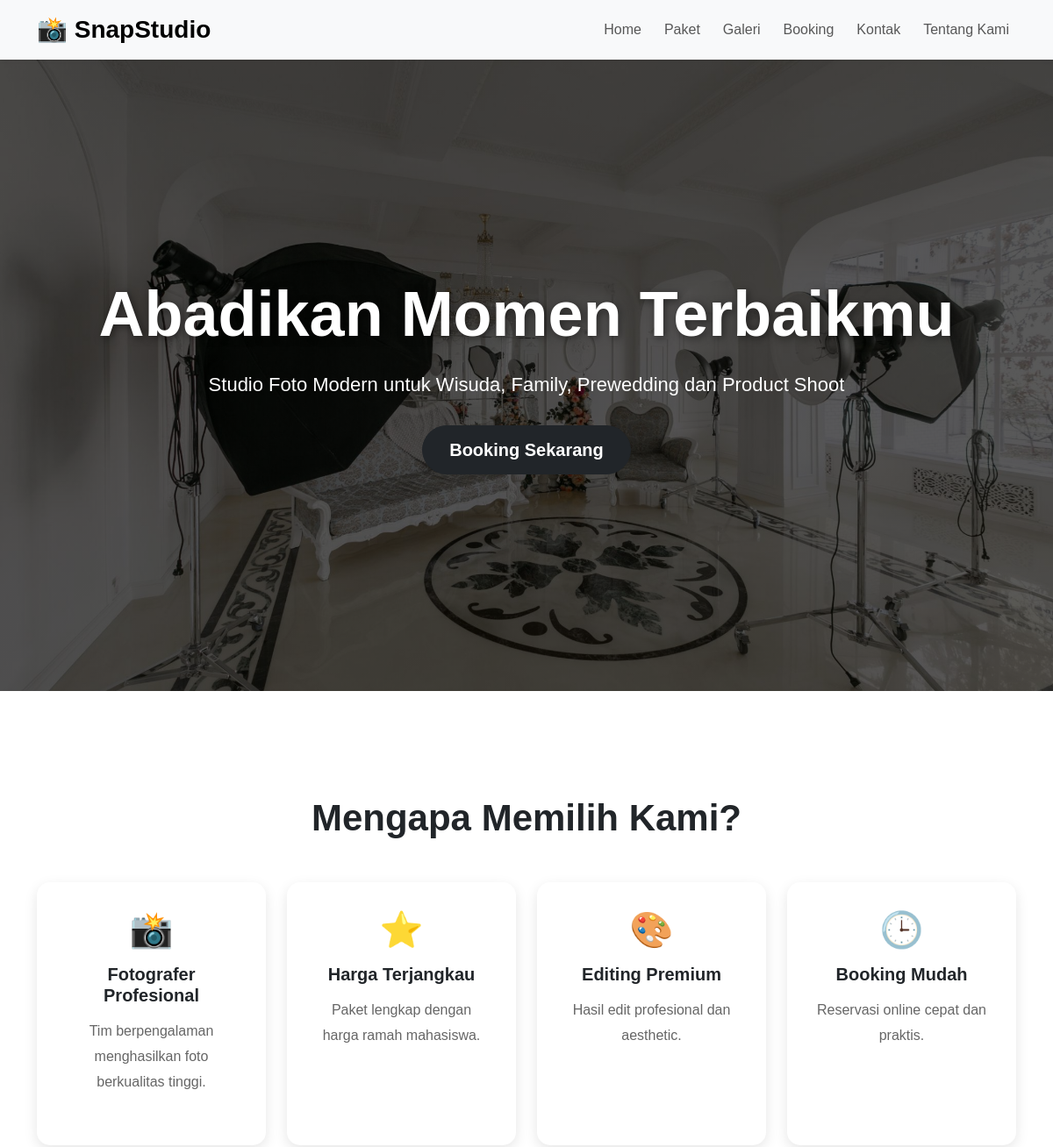
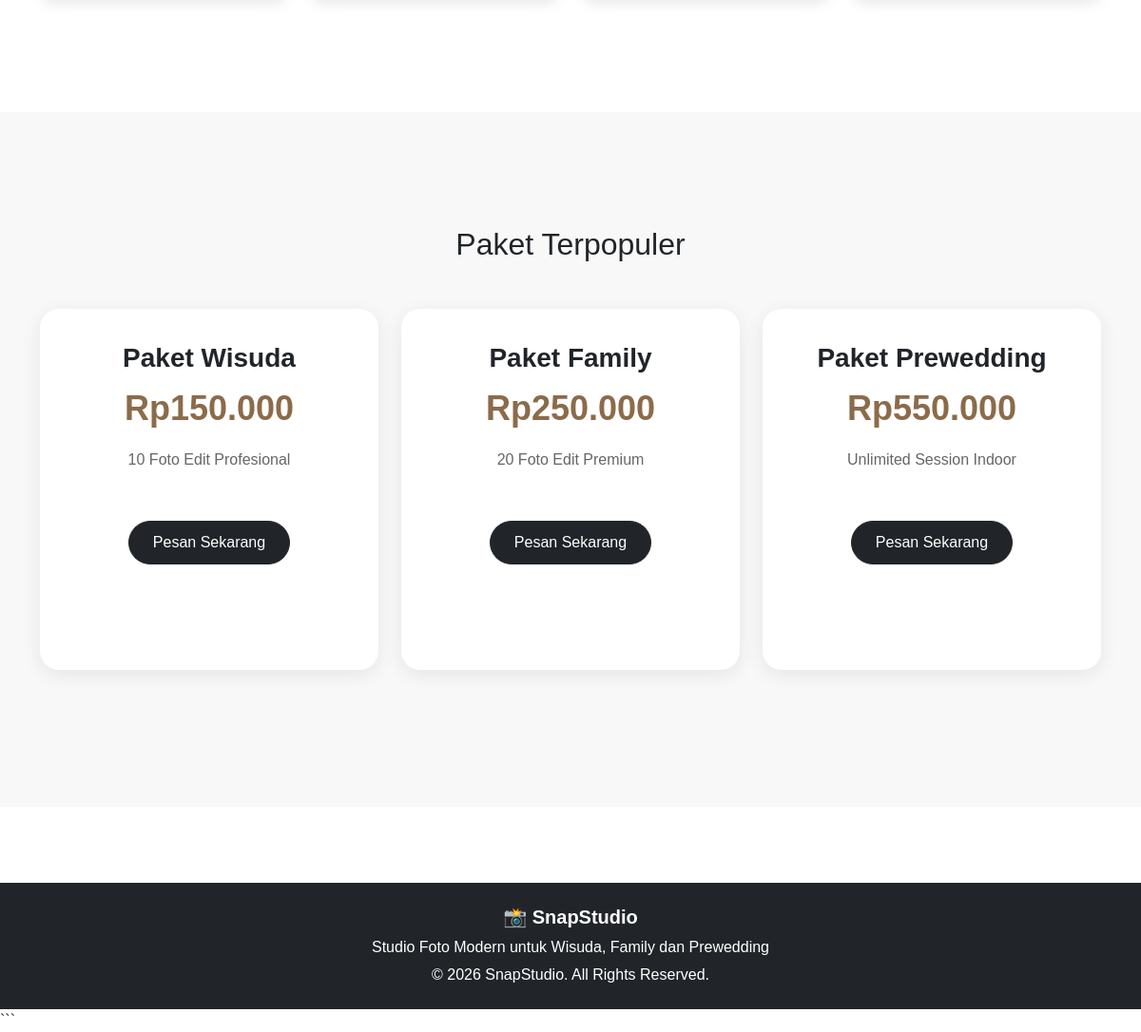
The page / on the database its author committed (2 pictures, top to bottom).
### tables this page shows
CREATE TABLE `paket` (
  `id` int(11) NOT NULL,
  `nama_paket` varchar(100) NOT NULL,
  `harga` varchar(100) NOT NULL,
  `deskripsi` text NOT NULL,
  `gambar` varchar(255) NOT NULL
);

### index.php (the view, shortened to what this page needs)
<?php include 'koneksi.php'; ?>
<!DOCTYPE html>
<html lang="id">
<head>
    <link href="https://cdn.jsdelivr.net/npm/bootstrap@5.3.3/dist/css/bootstrap.min.css" rel="stylesheet">
    <link rel="stylesheet" href="assets/css/style.css">
</head>
<body>
    <nav class="navbar navbar-expand-lg navbar-light bg-light shadow-sm">
        <div class="container">
            <a class="navbar-brand fw-bold" href="index.php">
                📸 SnapStudio
            </a>
            <div class="collapse navbar-collapse" id="navbarNav">
                <ul class="navbar-nav ms-auto">
                    <li class="nav-item">
                        <a class="nav-link" href="index.php">Home</a>
                    </li>
                    <li class="nav-item">
                        <a class="nav-link" href="paket.php">Paket</a>
                    </li>
                    <li class="nav-item">
                        <a class="nav-link" href="gallery.php">Galeri</a>
                    </li>
                    <li class="nav-item">
                        <a class="nav-link" href="booking.php">Booking</a>
                    </li>
                    <li class="nav-item">
                        <a class="nav-link" href="kontak.php">Kontak</a>
                    </li>
                    <li class="nav-item">
                        <a class="nav-link" href="about.php">Tentang Kami</a>
                    </li>
                </ul>
            </div>
        </div>
    </nav>
    <section class="hero">
        <div class="container text-center">
            <h1>Abadikan Momen Terbaikmu</h1>
            <p>
                Studio Foto Modern untuk Wisuda, Family,
                Prewedding dan Product Shoot
            </p>
            <a href="booking.php" class="btn btn-dark btn-lg">
                Booking Sekarang
            </a>
        </div>
    </section>
    <section class="why-us">
        <div class="container">
            <h2 class="text-center mb-5">
                Mengapa Memilih Kami?
            </h2>
            <div class="row g-4">
                <div class="col-md-3">
                    <div class="feature-card">
                        <h3>📸</h3>
                        <h5>Fotografer Profesional</h5>
                        <p>
                            Tim berpengalaman menghasilkan
                            foto berkualitas tinggi.
                        </p>
                    </div>
                </div>
                <div class="col-md-3">
                    <div class="feature-card">
                        <h3>⭐</h3>
                        <h5>Harga Terjangkau</h5>
                        <p>
                            Paket lengkap dengan harga
                            ramah mahasiswa.
                        </p>
                    </div>
                </div>
                <div class="col-md-3">
                    <div class="feature-card">
                        <h3>🎨</h3>
                        <h5>Editing Premium</h5>
                        <p>
                            Hasil edit profesional
                            dan aesthetic.
                        </p>
                    </div>
                </div>
                <div class="col-md-3">
                    <div class="feature-card">
                        <h3>🕒</h3>
                        <h5>Booking Mudah</h5>
                        <p>
                            Reservasi online cepat
                            dan praktis.
                        </p>
                    </div>
                </div>
            </div>
        </div>
    </section>
    <section class="paket-section">
        <div class="container">
            <h2 class="text-center mb-5">
                Paket Terpopuler
            </h2>
            <div class="row">
                <?php
                $data = mysqli_query(
                    $conn,
                    "SELECT * FROM paket"
                );
                while($d = mysqli_fetch_array($data)){
                ?>
                <div class="col-md-4 mb-4">
                    <div class="paket-card">
                        <h3>
                            <?php echo $d['nama_paket']; ?>
                        </h3>
                        <h4>
                            <?php echo $d['harga']; ?>
                        </h4>
                        <p>
                            <?php echo $d['deskripsi']; ?>
                        </p>
                        <a href="booking.php"
                           class="btn btn-dark">
                           Pesan Sekarang
                        </a>
                    </div>
                </div>
                <?php } ?>
            </div>
        </div>
    </section>
    <footer class="bg-dark text-white text-center py-4">
        <h5>📸 SnapStudio</h5>
        <p>
            Studio Foto Modern untuk Wisuda,
            Family dan Prewedding
        </p>
        <p class="mb-0">
            © 2026 SnapStudio. All Rights Reserved.
        </p>
    </footer>
</body>
</html>

### assets/css/style.css (style rules this page uses)
body { font-family: Poppins, sans-serif; margin: 0; padding: 0; }
.hero { background: linear-gradient( rgba(0,0,0,0.65), rgba(0,0,0,0.65) ), url('../img/hero.jpg'); background-size: cover; background-position: center; background-repeat: no-repeat; height: 90vh; display: flex; justify-content: center; align-items: center; text-align: center; }
.hero h1 { font-size: 72px; font-weight: 700; color: white; text-shadow: 2px 2px 10px rgba(0,0,0,0.5); }
.hero p { font-size: 22px; color: white; margin-top: 20px; margin-bottom: 30px; }
.hero .btn { padding: 12px 30px; border-radius: 30px; font-weight: bold; transition: 0.3s; }
.why-us { padding: 120px 0; background: #ffffff; }
.why-us h2 { font-size: 42px; font-weight: 700; text-align: center; margin-bottom: 60px; }
.feature-card { background: #ffffff; padding: 30px; border-radius: 15px; text-align: center; box-shadow: 0 5px 15px rgba(0,0,0,0.1); transition: 0.3s; height: 100%; min-height: 300px; }
.feature-card h3 { font-size: 40px; margin-bottom: 15px; }
.feature-card h5 { font-weight: 700; margin-bottom: 15px; }
.feature-card p { color: #666; line-height: 1.8; }
.paket-section { padding:120px 0; background:#f8f8f8; }
.paket-card { background:white; padding:35px; border-radius:20px; text-align:center; box-shadow:0 5px 20px rgba(0,0,0,0.08); transition:0.3s; height:100%; }
.paket-card h3 { font-weight:700; margin-bottom:15px; }
.paket-card h4 { color:#8B6B4A; margin-bottom:20px; }
.paket-card p { color:#666; min-height:60px; }
.paket-card .btn { border-radius: 25px; padding: 10px 25px; }
.paket-card h4 { font-size: 36px; font-weight: bold; }
.paket-card { min-height: 380px; }
footer { margin-top:80px; }
footer h5 { font-weight:bold; }
footer p { margin-bottom:5px; }
.navbar-brand { font-size: 28px; }
.nav-link { font-weight: 500; margin-left: 10px; transition: 0.3s; }

### rows shown on the page
paket: nama_paket "Paket Wisuda", harga "Rp150.000", deskripsi "10 Foto Edit Profesional"
paket: nama_paket "Paket Family", harga "Rp250.000", deskripsi "20 Foto Edit Premium"
paket: nama_paket "Paket Prewedding", harga "Rp550.000", deskripsi "Unlimited Session Indoor"
